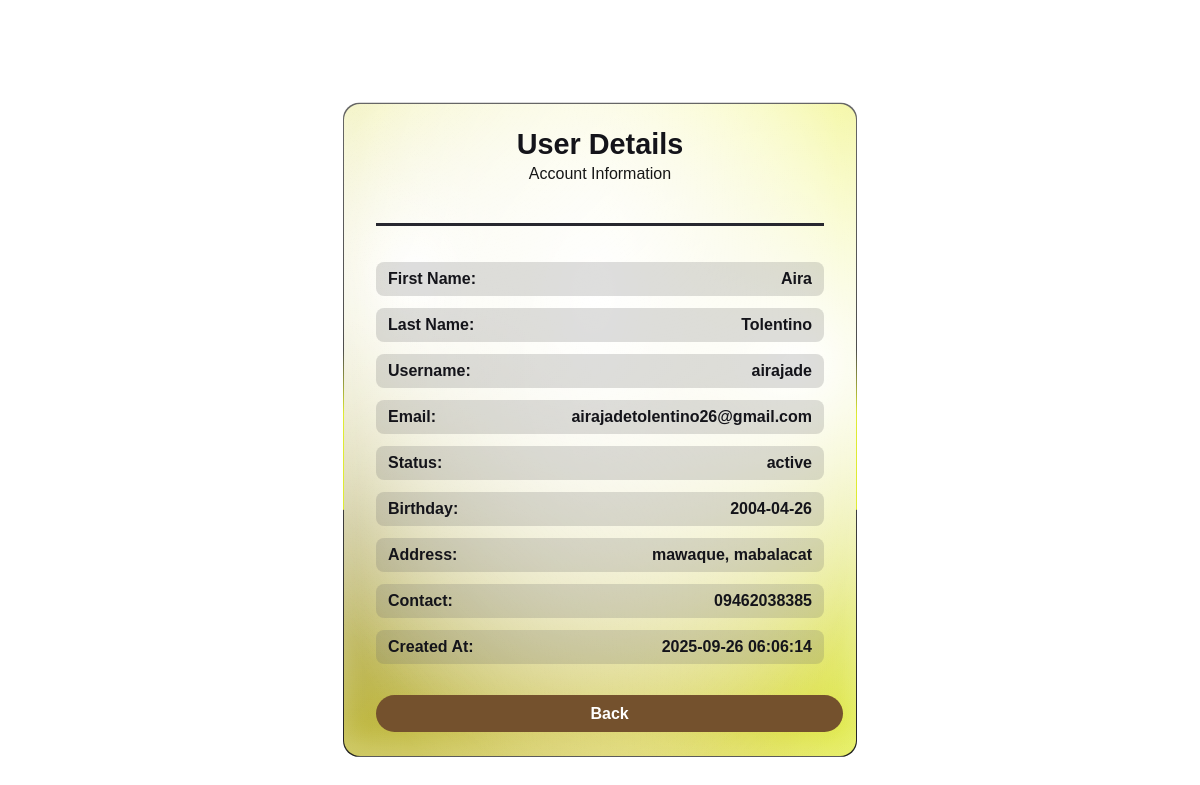
Screenshot of /database/readuser.php?user_id=4 with the database file from the repository.
### tables this page shows
CREATE TABLE `users` (
  `user_id` int(10) UNSIGNED NOT NULL,
  `firstname` varchar(50) NOT NULL,
  `lastname` varchar(50) NOT NULL,
  `username` varchar(50) NOT NULL,
  `email` varchar(100) NOT NULL,
  `password_hash` varchar(255) NOT NULL,
  `birthday` date NOT NULL,
  `address` varchar(255) DEFAULT NULL,
  `contact_number` varchar(20) DEFAULT NULL,
  `created_by_admin_id` int(10) UNSIGNED DEFAULT NULL,
  `created_at` timestamp NOT NULL DEFAULT current_timestamp(),
  `status` enum('active','inactive') DEFAULT 'active',
  `reset_token` varchar(255) DEFAULT NULL,
  `reset_expires` datetime DEFAULT NULL
);

### database/readuser.php (the view, shortened to what this page needs)
<?php
require_once "config.php";
if (isset($_GET["user_id"]) && is_numeric($_GET["user_id"])) {
    $param_user_id = (int) $_GET["user_id"];
    $sql = "SELECT * FROM users WHERE user_id = ?";
    if ($stmt = mysqli_prepare($link, $sql)) {
        mysqli_stmt_bind_param($stmt, "i", $param_user_id);
        if (mysqli_stmt_execute($stmt)) {
            $result = mysqli_stmt_get_result($stmt);
            if (mysqli_num_rows($result) == 1) {
                $row = mysqli_fetch_assoc($result);
                $firstname       = $row["firstname"];
                $lastname        = $row["lastname"];
                $username        = $row["username"];
                $email           = $row["email"];
                $status           = $row["status"];
                $birthday        = $row["birthday"];
                $address         = $row["address"];
                $contact_number  = $row["contact_number"];
                $created_at      = $row["created_at"];
            } else {
                echo "<h3 style='text-align:center;color:red;'>No user found with ID: $param_user_id</h3>";
                exit();
            }
        } else {
            echo "<h3 style='text-align:center;color:red;'>Database query failed. Please try again later.</h3>";
            exit();
        }
    }
} else {
    echo "<h3 style='text-align:center;color:red;'>Invalid or missing ID parameter.</h3>";
    exit();
}
?>
<!DOCTYPE html>
<html lang="en">
<head>
</head>
<body>
    <div class="card">
        <div class="card__border"></div>
        <div class="card_title__container">
            <span class="card_title">User Details</span>
            <p class="card_paragraph">Account Information</p>
        </div>
        <hr class="line" />
        <ul class="card__list">
            <li class="card__list_item"><span>First Name:</span><span><?php echo htmlspecialchars($firstname); ?></span></li>
            <li class="card__list_item"><span>Last Name:</span><span><?php echo htmlspecialchars($lastname); ?></span></li>
            <li class="card__list_item"><span>Username:</span><span><?php echo htmlspecialchars($username); ?></span></li>
            <li class="card__list_item"><span>Email:</span><span><?php echo htmlspecialchars($email); ?></span></li>
            <li class="card__list_item"><span>Status:</span><span><?php echo htmlspecialchars($status); ?></span></li>
            <li class="card__list_item"><span>Birthday:</span><span><?php echo htmlspecialchars($birthday); ?></span></li>
            <li class="card__list_item"><span>Address:</span><span><?php echo htmlspecialchars($address); ?></span></li>
            <li class="card__list_item"><span>Contact:</span><span><?php echo htmlspecialchars($contact_number); ?></span></li>
            <li class="card__list_item"><span>Created At:</span><span><?php echo htmlspecialchars($created_at); ?></span></li>
        </ul>
        <a href="userindex.php" class="button">Back</a>
    </div>
</body>
</html>

### database/readuser.php (style rules this page uses)
:root { --white: hsl(0, 0%, 100%); --black: hsl(240, 15%, 9%); --paragraph: hsla(0, 0%, 9%, 1.00); --line: hsl(240, 9%, 17%); --primary: hsla(54, 93%, 61%, 1.00); }
html, body { margin: 0; padding: 0; height: 100%; overflow-y: auto; }
body { font-family: 'Raleway', sans-serif; min-height: 100vh; background: url("https://static.vecteezy.com/system/resources/previews/000/532/210/original/vector-bee-hive-background.jpg") no-repeat center center fixed; background-size: cover; display: flex; justify-content: center; align-items: center; padding: 30px; }
.card { position: relative; display: flex; flex-direction: column; gap: 1rem; padding: 1.5rem 2rem; width: 28rem; background-color: hsla(61, 84%, 57%, 1.00); background-image: radial-gradient(at 88% 40%, hsla(0, 0%, 100%, 1.00) 0px, transparent 85%), radial-gradient(at 49% 30%, hsla(0, 0%, 100%, 1.00) 0px, transparent 85%), radial-gradient(at 14% 26%, hsla(0, 0%, 100%, 1.00) 0px, transparent 85%), radial-gradient(at 0% 64%, hsla(54, 99%, 26%, 1.00) 0px, transparent 85%), radial-gradient(at 41% 94%, hsla(56, 87%, 50%, 1.00) 0px, transparent 85%), radial-gradient(at 100% 99%, hsla(66, 88%, 53%, 1.00) 0px, transparent 85%); border-radius: 1rem; box-shadow: 0px -16px 24px 0px rgba(255, 255, 255, 0.25) inset; }
.card .card__border { overflow: hidden; pointer-events: none; position: absolute; z-index: -10; top: 50%; left: 50%; transform: translate(-50%, -50%); width: calc(100% + 2px); height: calc(100% + 2px); background-image: linear-gradient(0deg, hsla(0, 0%, 1%, 1.00) -50%, hsl(0,0%,40%) 100%); border-radius: 1rem; }
.card .card__border::before { content: ""; pointer-events: none; position: fixed; z-index: 200; top: 50%; left: 50%; transform: translate(-50%, -50%) rotate(0deg); transform-origin: left; width: 200%; height: 10rem; background-image: linear-gradient( 0deg, hsla(64, 82%, 56%, 1.00) 40%, hsla(64, 82%, 56%, 1.00) 60%, hsla(0, 0%, 100%, 0.00) 100% ); animation: rotate 2s linear infinite; }
.card_title__container { text-align: center; }
.card_title__container .card_title { font-size: 1.8rem; color: var(--black); font-weight: bold; }
.card_title__container .card_paragraph { margin-top: 0.25rem; font-size: 1.0rem; color: var(--paragraph); }
.line { width: 100%; height: 0.2rem; background-color: var(--line); border: none; margin-bottom: 20px; }
.card__list { display: flex; flex-direction: column; gap: 0.75rem; margin: 0; padding: 0; list-style: none; }
.card__list_item { display: flex; justify-content: space-between; background: rgba(99, 98, 98, 0.21); padding: 0.5rem 0.75rem; border-radius: 0.5rem; color: var(--black); font-weight: bold; }
.button { cursor: pointer; padding: 0.6rem; width: 100%; background-color: #74512D; font-size: 1rem; color: #fff; font-weight: bold; border: 0; border-radius: 9999px; text-decoration: none; text-align: center; display: inline-block; margin-top: 15px; }

### rows the page displays
users: firstname "Aira", lastname "Tolentino", username "airajade", email "airajadetolentino26@gmail.com", status "active", birthday "2004-04-26", address "mawaque, mabalacat", contact_number "09462038385", created_at "2025-09-26 06:06:14"
